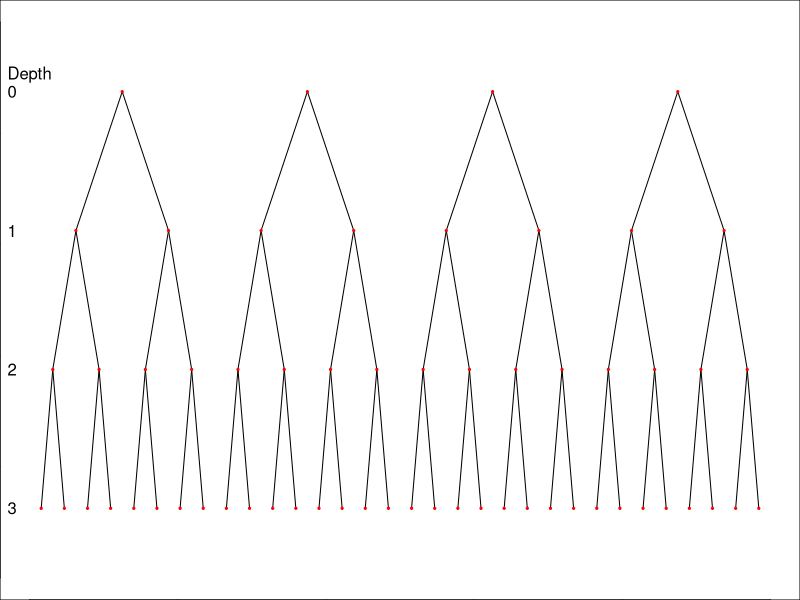

Here is the R script that generated this plot:
## ---- chunk 1
options(scipen=99)

poss = list()

for(a in 2:7){
    for(b in 2:6){
        for(n in 3:6){
            top = a*b^(n-1)
            if(top>30 && top<400 && a!=b){
                poss[[length(poss)+1]] = c(a,b,n)
            }
        }
    }
}

i = sample(1:length(poss),1)
a = poss[[i]][1]
b = poss[[i]][2]
n = poss[[i]][3]
A = a*b^(0:(n-1))

S = sum(A)

## ---- chunk 2
par(mar=c(0,0,0,0))
plot(0,0,"n",xlim=c(0,1),ylim=c(0,1),ann=F)
ys = seq(1,0,length.out=n+1)
ys = (ys[2:(n+1)]+ys[1:n])/2
for(i in 2:n){
    aa = A[i]
    x1 = seq(0,1,length.out=aa+1)
    x1 = (x1[2:(aa+1)]+x1[1:aa])/2
    bb = A[i-1]
    x2 = seq(0,1,length.out=bb+1)
    x2 = (x2[2:(bb+1)]+x2[1:bb])/2
    for(x in x1){
        axdiffs = abs(x2-x)
        mindiff = min(axdiffs)
        xx = x2[abs(x2-x)==mindiff]
        lines(c(x,xx),c(ys[i],ys[i-1]))
    }
}
for(i in 1:n){
    aa = A[i]
    xs = seq(0,1,length.out=aa+1)
    xs = (xs[2:(aa+1)]+xs[1:aa])/2
    points(xs,rep(ys[i],aa),pch=19,col="red",cex=0.3)
    text(-0.03,ys[i],i-1,adj=0)
}
text(-0.03,ys[1]+0.03,"Depth",adj=0)
